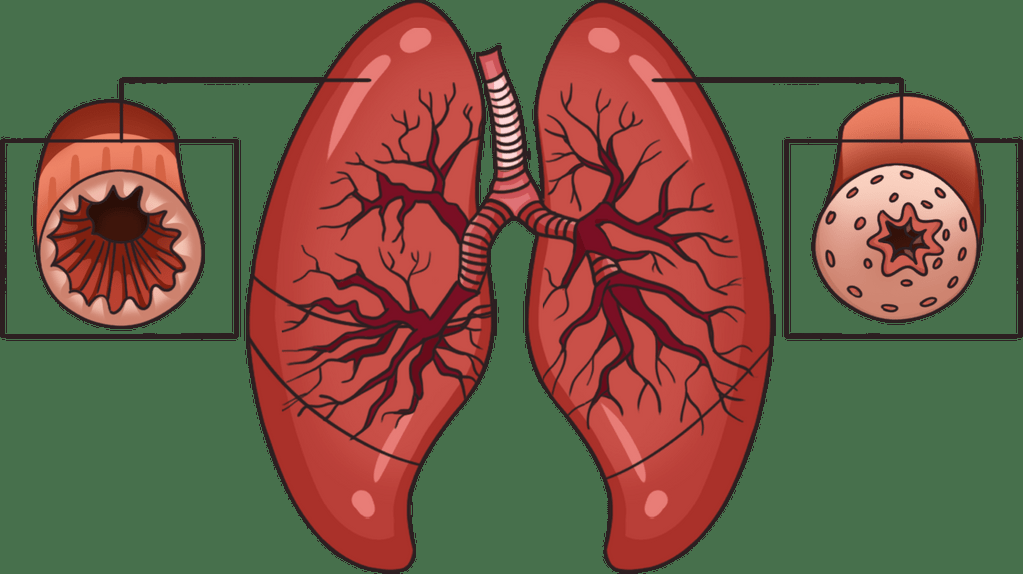
#> input picture paru-paru.png, 1023 x 574 px
$ python Z0.py
#> lines starting #> are read from the running program, lines starting #| are printed output that depends on the picture; after the words box and inside, x2 and y2 are one past the last pixel; in counts of white or black regions, pixels touching at a corner belong together
import math
import cv2
import numpy as np
from matplotlib import pyplot as plt

# Load image
image = cv2.imread('paru-paru.png')
#> image is the input picture: shape (574, 1023, 3); mean B, G, R 68.5, 90, 113

# Fungsi untuk menampilkan gambar
def show_image(title, img):
    cv2.imshow(title, img)
    cv2.waitKey(0)
    cv2.destroyAllWindows()

# Grayscale + Histogram Grayscale
def gray_histogram(img):
    h, w = img.shape[:2]
#> h = 574; w = 1023
    gray = np.zeros((h, w), np.uint8)
    for i in range(h):
        for j in range(w):
            gray[i, j] = np.clip(
                0.299 * img[i, j, 0]
                + 0.587 * img[i, j, 1]
                + 0.114 * img[i, j, 2],
                0,
                255,
            )
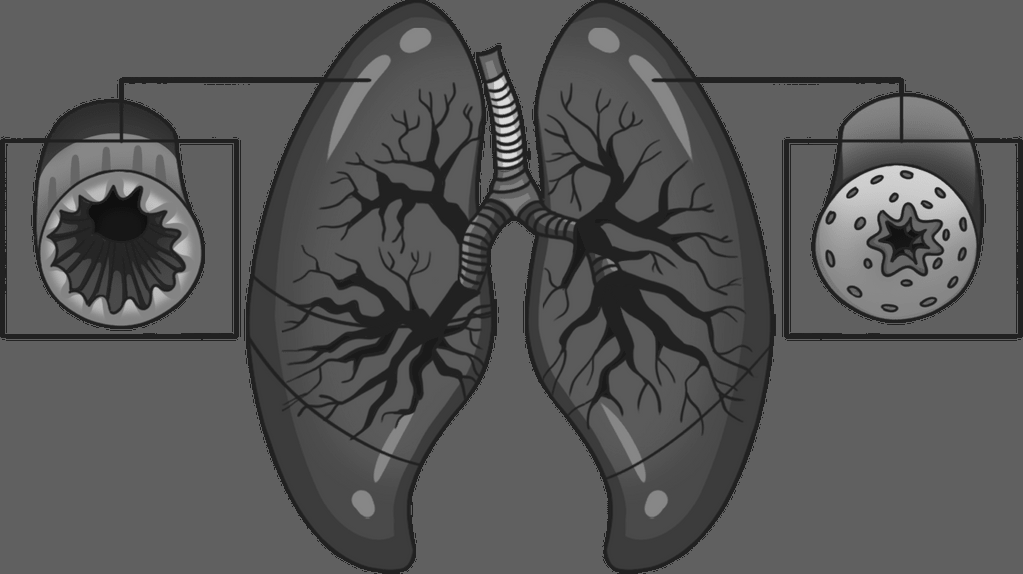
#> gray: shape (574, 1023); min 15, max 219, mean 85.7
    plt.hist(gray.ravel(), 255, [0, 255])
    plt.title("Grayscale Histogram")
    plt.show()
#> figure, not shown here; tallest bar 299450 high, from x = 96 to 97
    show_image("Grayscale", gray)

# Binerisasi
def biner(img):
    gray = cv2.cvtColor(img, cv2.COLOR_BGR2GRAY)
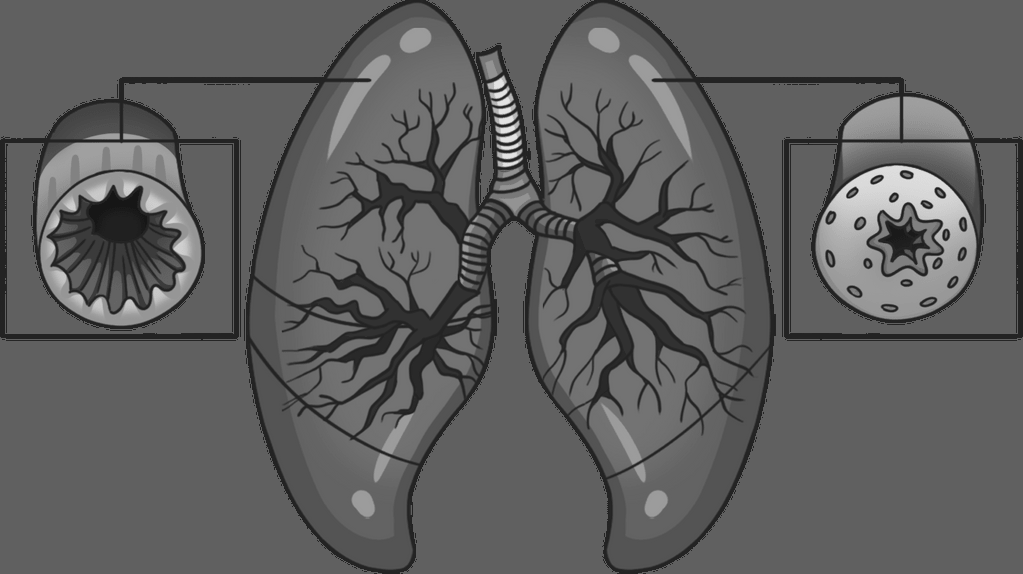
#> gray: shape (574, 1023); min 22, max 227, mean 94.6
    h, w = gray.shape[:2]
#> h = 574; w = 1023
    for i in range(h):
        for j in range(w):
            a = gray.item(i, j)
            gray.itemset((i, j), 0 if a < 180 else 255)
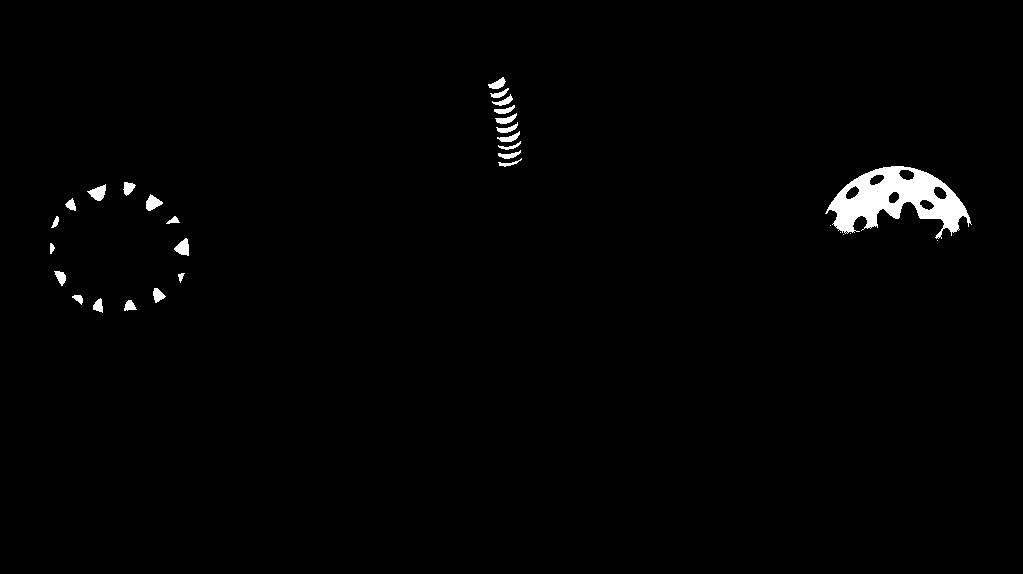
#> gray: shape (574, 1023); 1.3% white; 30 white regions (5 under 20 px), largest, box (x1, y1, x2, y2) and area: (825, 166, 972, 239) 5121, (87, 184, 106, 201) 183, (174, 238, 189, 256) 173
    show_image("Biner", gray)

# Negatif
def negative(img):
    gray = cv2.cvtColor(img, cv2.COLOR_BGR2GRAY)
    h, w = gray.shape[:2]
#> h = 574; w = 1023
    for i in range(h):
        for j in range(w):
            a = gray.item(i, j)
            b = math.ceil(255 - a)
            gray.itemset((i, j), b)
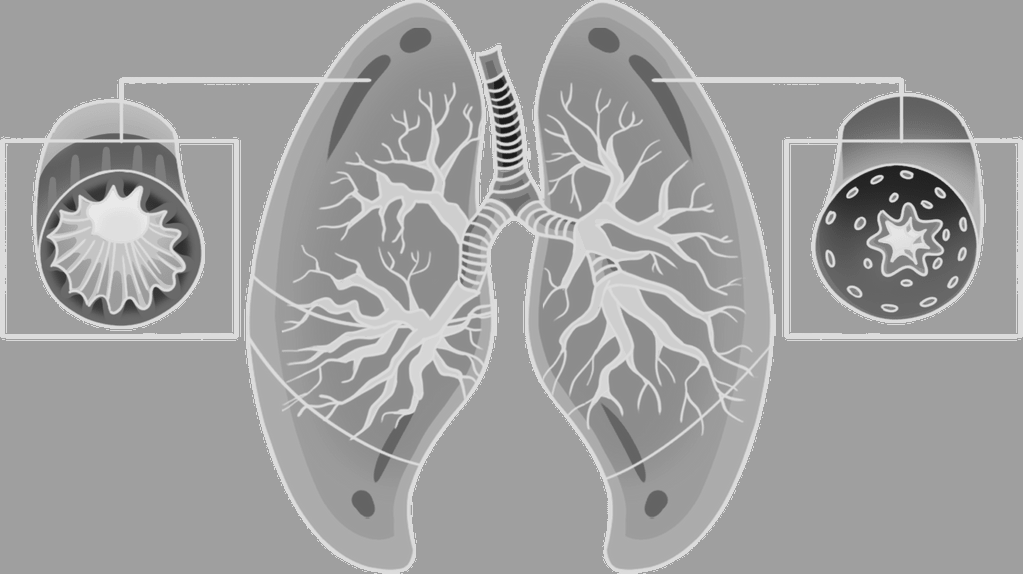
#> gray: shape (574, 1023); min 28, max 233, mean 160.4
    show_image("Negatif", gray)

# Histogram RGB
def rgb_histogram(img):
    color = ('b', 'g', 'r')
    for i, col in enumerate(color):
        histo = cv2.calcHist([img], [i], None, [256], [0, 256])
        plt.plot(histo, color=col)
        plt.xlim([0, 256])
    plt.title("RGB Histogram")
    plt.show()
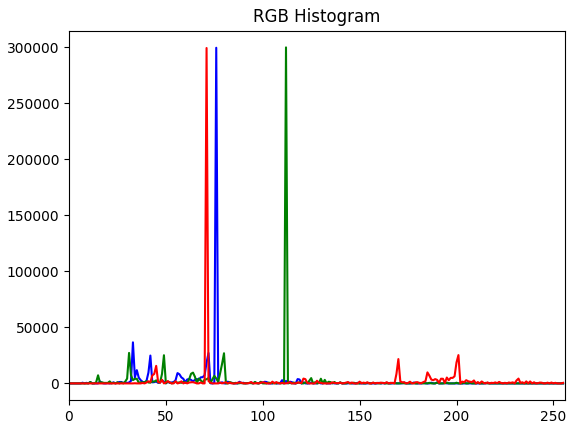
#> figure drawn by matplotlib, 1 panel; curve peaks at x = 76, y = 299681; curve peaks at x = 112, y = 300000; curve peaks at x = 71, y = 299450

# Histogram Equalization
def equal_histogram(img):
    gray = cv2.cvtColor(img, cv2.COLOR_BGR2GRAY)
    hist, bins = np.histogram(gray.flatten(), 256, [0, 256])
#> hist = 256 values, max 300368 at index 96, min 0 at index 0, mean 2293.8; bins = 257 values from 0 to 256
    cdf = hist.cumsum()
#> cdf = 256 values from 0 to 587202
    cdf_normalized = cdf * hist.max() / cdf.max()
#> cdf_normalized = 256 values from 0 to 300368
    cdf_m = np.ma.masked_equal(cdf, 0)
    cdf_m = (cdf_m - cdf_m.min()) * 255 / (cdf_m.max() - cdf_m.min())
    cdf = np.ma.filled(cdf_m, 0).astype('uint8')
#> cdf = 256 values from 0 to 255
    img_eq = cdf[gray]
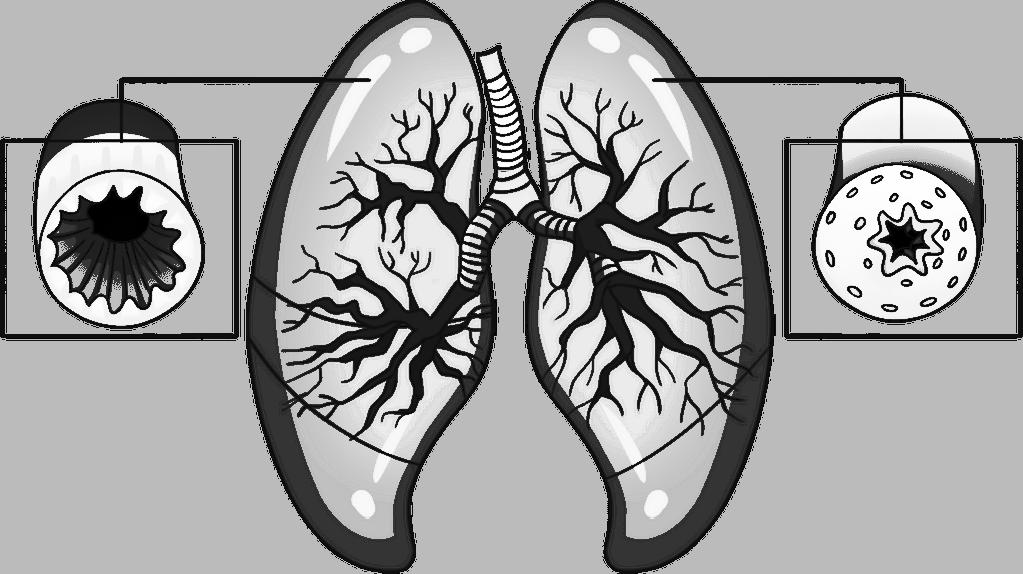
#> img_eq: shape (574, 1023); min 0, max 255, mean 161.6
    show_image("Equalized Image", img_eq)

    plt.plot(cdf_normalized, color='b')
    plt.hist(gray.flatten(), 256, [0, 256], color='r')
    plt.legend(('cdf', 'histogram'), loc='upper left')
    plt.title("Equalization Histogram")
    plt.xlim([0, 256])
    plt.show()
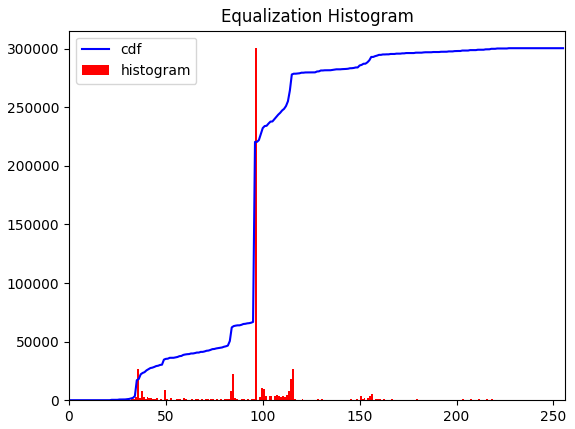
#> figure drawn by matplotlib, 1 panel; tallest bar 300368 high, from x = 96 to 97; curve peaks at x = 227, y = 300368

# Jalankan semua fungsi
gray_histogram(image)
biner(image)
negative(image)
rgb_histogram(image)
equal_histogram(image)

$ run again, with noise.png copied over paru-paru.png
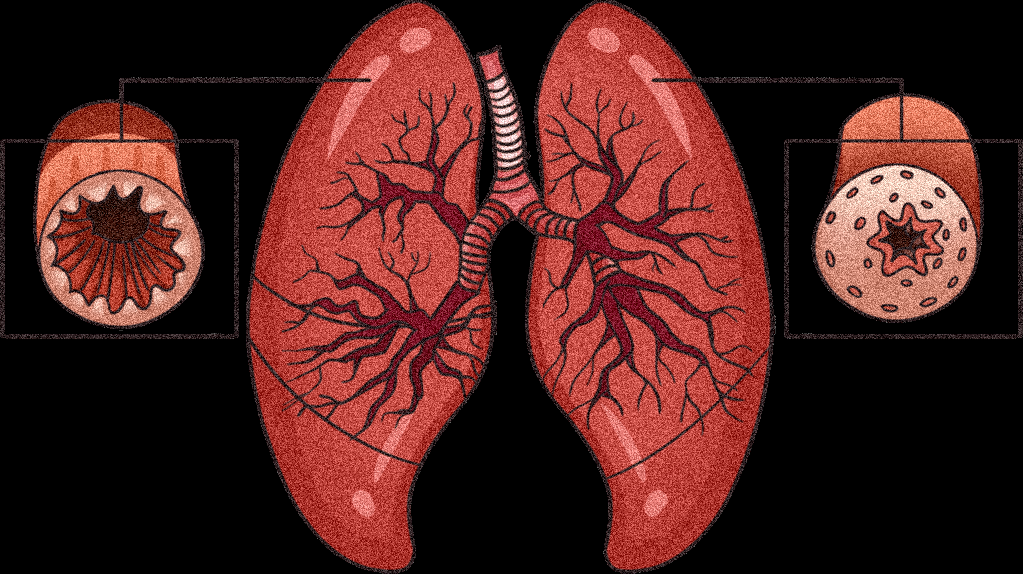
#> input picture noise.png, 1023 x 574 px
#> image is the input picture: shape (574, 1023, 3); mean B, G, R 29.7, 32.8, 76.3
#> after the loop in biner, `for i in range(h):`:
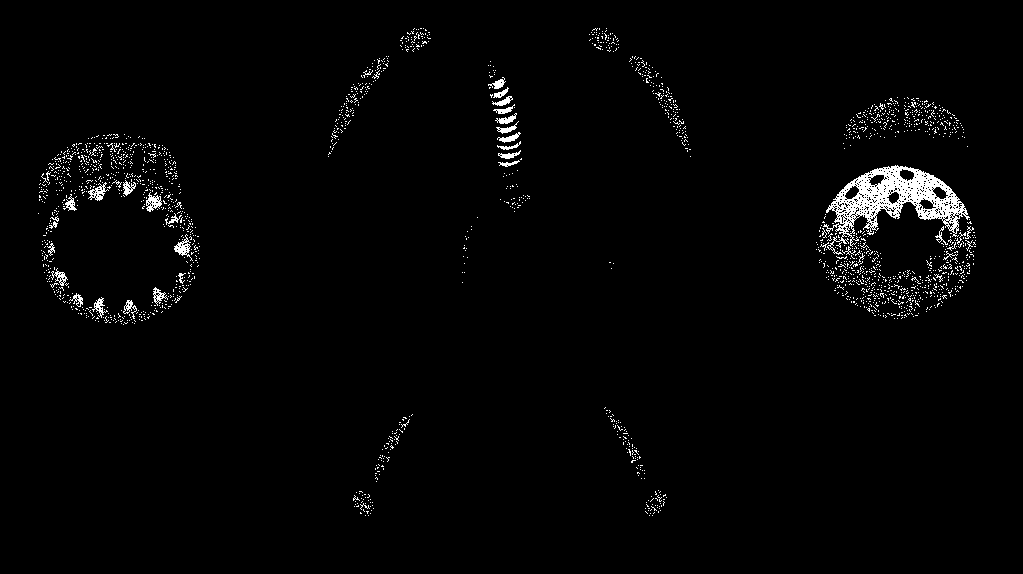
#> gray: shape (574, 1023); 2% white in thin lines or dots, all inside (x1, y1, x2, y2) = (38, 28, 976, 516)
#> hist = 256 values, max 305821 at index 0, min 11 at index 254, mean 2293.8; bins = 257 values from 0 to 256
#> in equal_histogram, `cdf = hist.cumsum()`: cdf = 256 values from 305821 to 587202
#> cdf_normalized = 256 values from 159274.8 to 305821
#> in equal_histogram, `cdf = np.ma.filled(cdf_m, 0).astype('uint8')`: cdf = 256 values from 0 to 255
#> in equal_histogram, `plt.show()`:
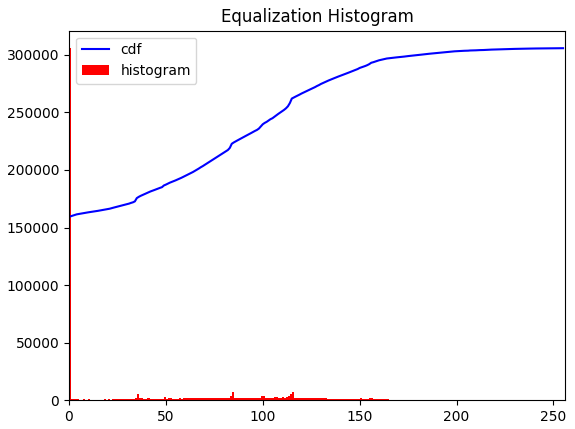
#> figure drawn by matplotlib, 1 panel; tallest bar 305821 high, from x = 0 to 1; curve peaks at x = 255, y = 305821
